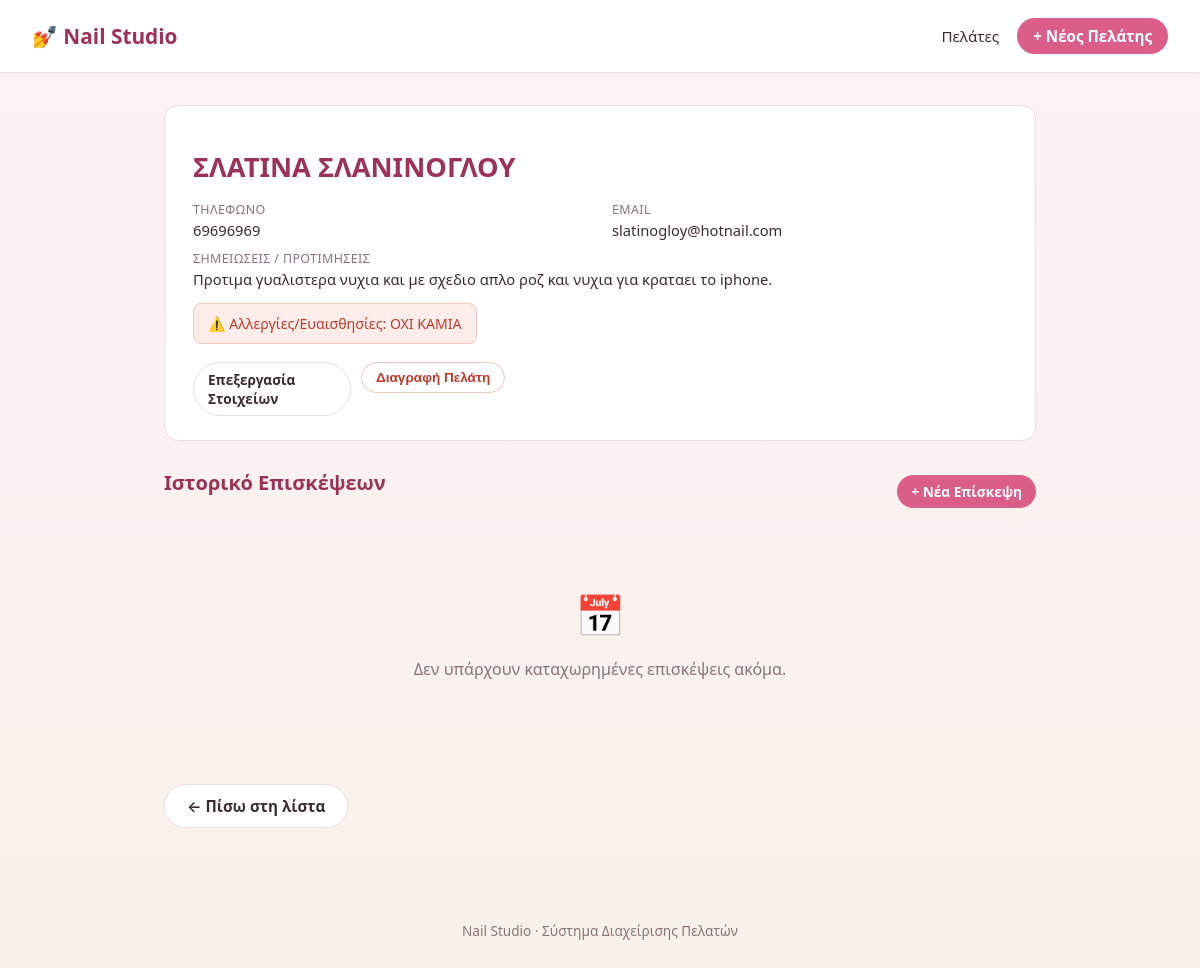
The page /clients/1 on the database its author committed.
### tables this page shows
CREATE TABLE clients (
            id INTEGER PRIMARY KEY AUTOINCREMENT,
            full_name TEXT NOT NULL,
            phone TEXT,
            email TEXT,
            allergies TEXT,
            notes TEXT,
            created_at TEXT NOT NULL
        );

### app.py (the view)
@app.route("/clients/<int:client_id>")
def client_detail(client_id):
    conn = get_db()
    client = conn.execute("SELECT * FROM clients WHERE id = ?", (client_id,)).fetchone()
    if client is None:
        conn.close()
        flash("Ο πελάτης δεν βρέθηκε.", "error")
        return redirect(url_for("index"))
    visits = conn.execute(
        "SELECT * FROM visits WHERE client_id = ? ORDER BY visit_date DESC",
        (client_id,),
    ).fetchall()
    conn.close()
    return render_template("client_detail.html", client=client, visits=visits)

### app.py (called while the page is built)
def get_db():
    conn = sqlite3.connect(DB_PATH)
    conn.row_factory = sqlite3.Row
    conn.execute("PRAGMA foreign_keys = ON")
    return conn

### templates/client_detail.html (shortened to what this page needs)
{% extends "base.html" %}
{% block content %}
<div class="profile-card">
    <h1>{{ client.full_name }}</h1>
    <div class="profile-grid">
        <div>
            <div class="field-label">Τηλέφωνο</div>
            <div>{{ client.phone or '—' }}</div>
        </div>
        <div>
            <div class="field-label">Email</div>
            <div>{{ client.email or '—' }}</div>
        </div>
        {% if client.notes %}
        <div style="grid-column: 1 / -1;">
            <div class="field-label">Σημειώσεις / Προτιμήσεις</div>
            <div>{{ client.notes }}</div>
        </div>
        {% endif %}
    </div>
    {% if client.allergies %}
        <div class="allergy-badge">⚠️ Αλλεργίες/Ευαισθησίες: {{ client.allergies }}</div>
    {% endif %}
    <div class="profile-actions">
        <a href="{{ url_for('edit_client', client_id=client.id) }}" class="btn btn-secondary btn-small">Επεξεργασία Στοιχείων</a>
        <form method="post" action="{{ url_for('delete_client', client_id=client.id) }}"
              onsubmit="return confirm('Σίγουρα θέλεις να διαγράψεις τον πελάτη {{ client.full_name }} και όλο το ιστορικό του;');">
            <button type="submit" class="btn btn-danger btn-small">Διαγραφή Πελάτη</button>
        </form>
    </div>
</div>
<div class="section-header">
    <h2>Ιστορικό Επισκέψεων</h2>
    <a href="{{ url_for('new_visit', client_id=client.id) }}" class="btn btn-primary btn-small">+ Νέα Επίσκεψη</a>
</div>
{% if visits|length == 0 %}
    <div class="empty-state">
        <div class="icon">📅</div>
        <p>Δεν υπάρχουν καταχωρημένες επισκέψεις ακόμα.</p>
    </div>
{% endif %}
<div style="margin-top: 28px;">
    <a href="{{ url_for('index') }}" class="btn btn-secondary">← Πίσω στη λίστα</a>
</div>
{% endblock %}

### templates/base.html (shortened to what this page needs)
<!DOCTYPE html>
<html lang="el">
<head>
    <link rel="stylesheet" href="{{ url_for('static', filename='style.css') }}">
</head>
<body>
    <header class="topbar">
        <a href="{{ url_for('index') }}" class="brand">💅 Nail Studio</a>
        <nav>
            <a href="{{ url_for('index') }}">Πελάτες</a>
            <a href="{{ url_for('new_client') }}" class="btn-primary-small">+ Νέος Πελάτης</a>
        </nav>
    </header>
    <main class="container">
        {% block content %}{% endblock %}
    </main>
    <footer class="footer">
        <p>Nail Studio · Σύστημα Διαχείρισης Πελατών</p>
    </footer>
</body>
</html>

### static/style.css (style rules this page uses)
:root { --pink-50: #fdf2f5; --pink-100: #fbe4ea; --pink-200: #f6c9d6; --pink-400: #e98bab; --pink-500: #db5e88; --pink-600: #c0436c; --pink-700: #9c3257; --nude-100: #f7f1ea; --gold: #c9a45c; --text: #3a2c30; --text-muted: #8a7378; --border: #ecdfe3; --white: #ffffff; --danger: #c0392b; --success: #2e7d4f; --radius: 14px; }
* { box-sizing: border-box; }
body { margin: 0; font-family: "Segoe UI", system-ui, -apple-system, sans-serif; background: linear-gradient(180deg, var(--pink-50) 0%, var(--nude-100) 100%); color: var(--text); min-height: 100vh; display: flex; flex-direction: column; }
.topbar { display: flex; align-items: center; justify-content: space-between; padding: 18px 32px; background: var(--white); border-bottom: 1px solid var(--border); box-shadow: 0 1px 6px rgba(219, 94, 136, 0.06); }
.brand { font-size: 1.3rem; font-weight: 700; color: var(--pink-700); text-decoration: none; }
.topbar nav { display: flex; align-items: center; gap: 18px; }
.topbar nav a { color: var(--text); text-decoration: none; font-size: 0.95rem; }
.btn-primary-small { background: var(--pink-500); color: var(--white) !important; padding: 8px 16px; border-radius: 999px; font-weight: 600; transition: background 0.15s ease; }
.container { max-width: 920px; margin: 0 auto; padding: 32px 24px 60px; flex: 1; width: 100%; }
.footer { text-align: center; padding: 20px; color: var(--text-muted); font-size: 0.85rem; }
h1 { font-size: 1.7rem; color: var(--pink-700); margin-bottom: 6px; }
h2 { font-size: 1.25rem; color: var(--pink-700); margin-top: 0; }
form { width: 100%; }
.btn { padding: 11px 22px; border-radius: 999px; border: none; font-size: 0.95rem; font-weight: 600; cursor: pointer; text-decoration: none; display: inline-flex; align-items: center; justify-content: center; transition: background 0.15s ease, transform 0.1s ease; }
.btn-primary { background: var(--pink-500); color: var(--white); }
.btn-secondary { background: var(--white); color: var(--text); border: 1px solid var(--border); }
.btn-danger { background: var(--white); color: var(--danger); border: 1px solid #f0c8c2; }
.btn-small { padding: 7px 14px; font-size: 0.85rem; }
.empty-state { text-align: center; padding: 60px 20px; color: var(--text-muted); }
.empty-state .icon { font-size: 2.5rem; margin-bottom: 10px; }
.profile-card { background: var(--white); border: 1px solid var(--border); border-radius: var(--radius); padding: 24px 28px; margin-bottom: 28px; }
.profile-grid { display: grid; grid-template-columns: 1fr 1fr; gap: 10px 24px; margin-top: 16px; font-size: 0.92rem; }
.profile-grid .field-label { color: var(--text-muted); font-size: 0.78rem; text-transform: uppercase; letter-spacing: 0.03em; margin-bottom: 2px; }
.profile-actions { display: flex; gap: 10px; margin-top: 18px; }
.allergy-badge { display: inline-block; background: #fdecea; color: var(--danger); border: 1px solid #f3c9c2; border-radius: 8px; padding: 10px 14px; font-size: 0.88rem; margin-top: 14px; }
.section-header { display: flex; justify-content: space-between; align-items: center; margin-bottom: 14px; }

### rows shown on the page
clients: full_name "ΣΛΑΤΙΝΑ ΣΛΑΝΙΝΟΓΛΟΥ", phone "69696969", email "slatinogloy@hotnail.com", notes "Προτιμα γυαλιστερα νυχια και με σχεδιο απλο ροζ και νυχια για κραταει το iphone.", allergies "ΟΧΙ ΚΑΜΙΑ"
